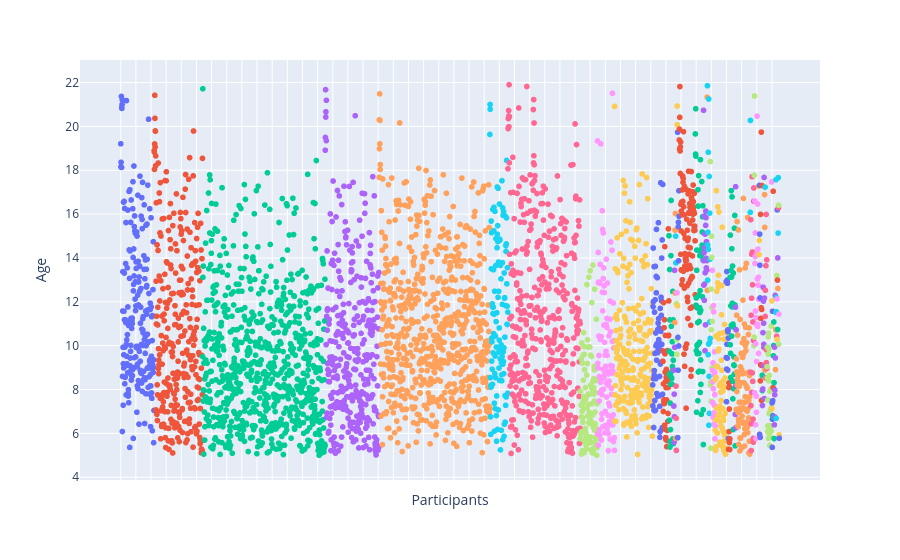

Notebook code for this chart:
### Markdown cell above
## ADHD is the most diagnosed disorder in the HBN followed by ASD. Most disorders are diagnosed from 5-21 except for hyperactive/impulsive adhd, which isn't diagnosed past 13-14 years

### Code cell
fig = px.scatter(df, x="Identifiers", y="Age", color="DX_01",
                hover_name="DX_01", log_x=False, size_max=60) # size="Age"
fig.update_layout(showlegend=False)
fig.update_xaxes(showticklabels=False, title='Participants')
fig.show()
